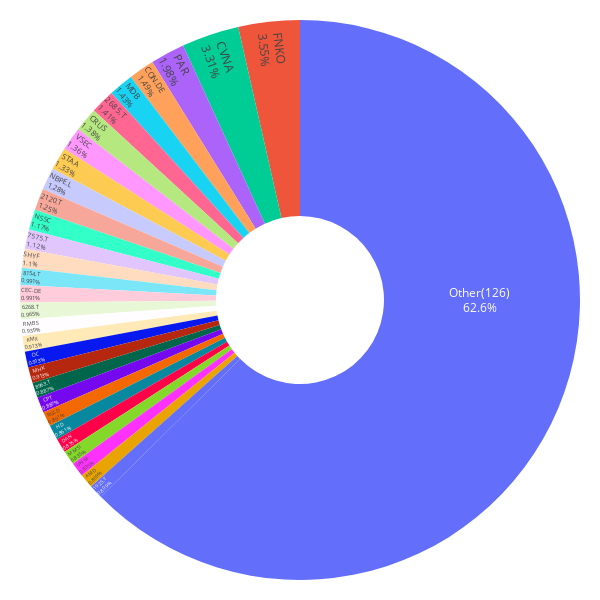

The cell this chart's notebook holds for it:
### Code cell
importlib.reload(lstm_utils)
importlib.reload(mpt_utils)

weights_6m, mu_6m, S_6m, allocations_6m, weights_all_6m = mpt_utils.portfolio_and_plot(df_forecast_6m, df, plot_threshold=0.008)

### Figure 1 — Plotly figure (JSON) as saved in the notebook; plotly's stock layout.template omitted (floating-point values rounded to 4 significant figures)
{"data": [{"hole": 0.3, "insidetextorientation": "radial", "labels": ["DAN", "NSSC", "AMD", "8963.T", "RMBS", "NBPE.L", "CRUS", "KMX", "VSEC", "STAA", "CVNA", "SHYF", "MMSI", "PAR", "RGLD", "2120.T", "2685.T", "OC", "7575.T", "6268.T", "MHK", "MDB", "HD", "CON.DE", "CPT", "1925.T", "8154.T", "UNM", "FNKO", "CEC.DE", "Other(126)"], "textinfo": "label+percent", "textposition": "inside", "values": [0.0032, 0.0045, 0.0031, 0.0034, 0.0036, 0.0049, 0.0053, 0.0035, 0.0052, 0.0051, 0.0127, 0.0042, 0.0032, 0.0076, 0.0033, 0.0048, 0.0054, 0.0035, 0.0043, 0.0037, 0.0035, 0.0055, 0.0033, 0.0057, 0.0034, 0.0031, 0.0038, 0.0032, 0.0136, 0.0038, 0.24], "type": "pie"}], "layout": {"margin": {"l": 20, "r": 20, "t": 20, "b": 20}, "font": {"color": "black"}, "height": 600, "width": 600, "paper_bgcolor": "white", "plot_bgcolor": "white", "showlegend": false}}
